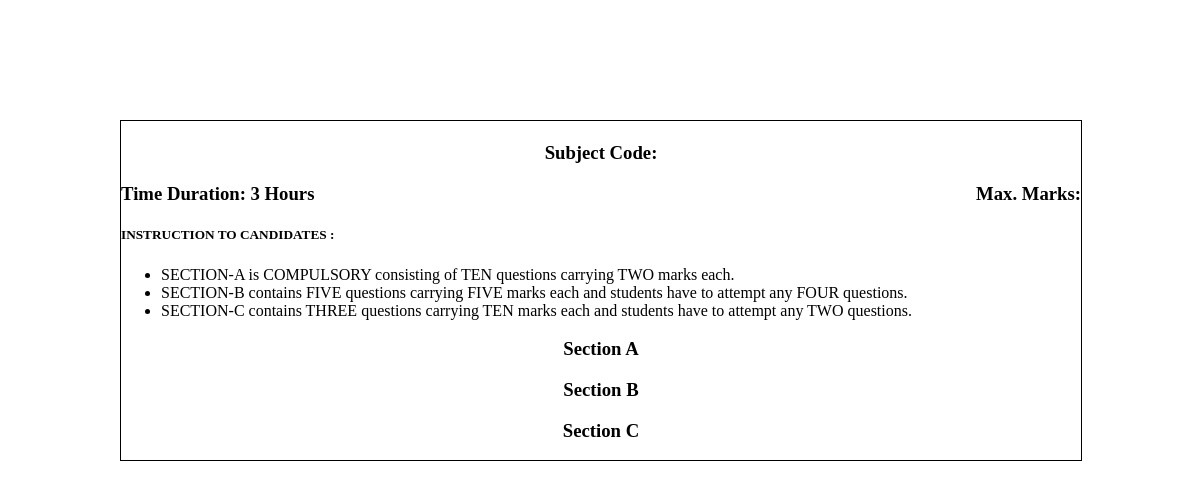
Page /view.php?onairID=UYQb5hIvPd on the earlier database version.
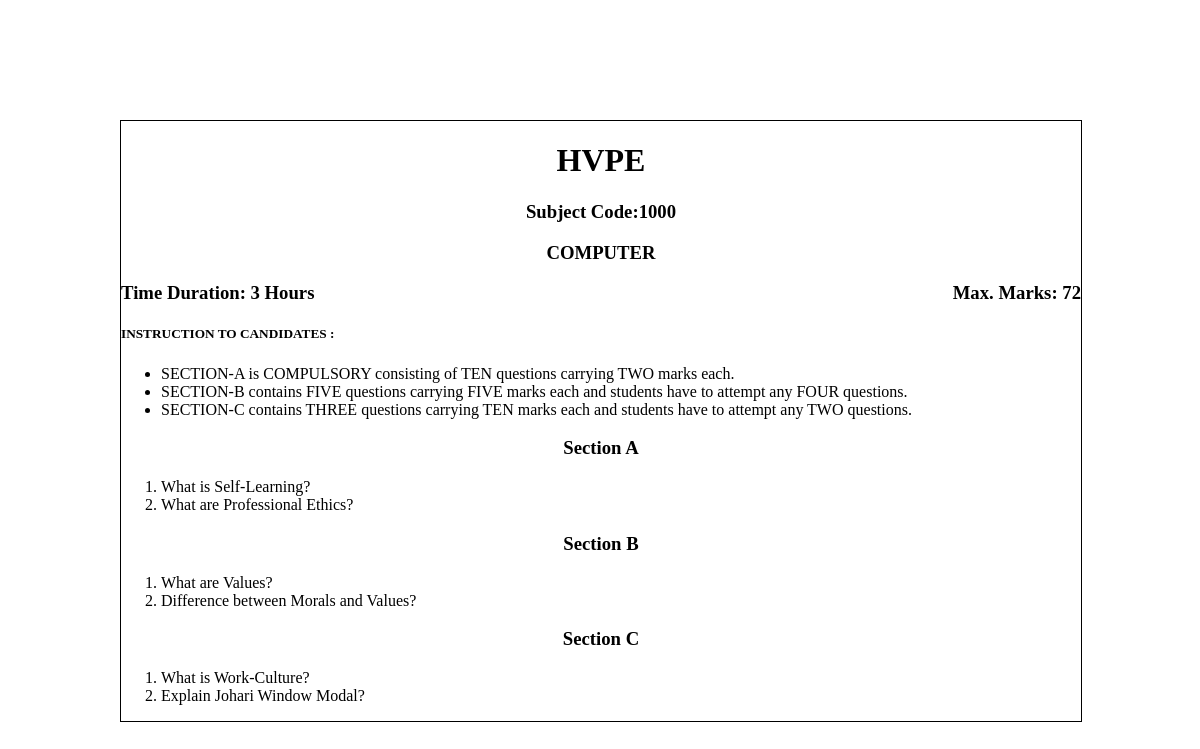
Same page on the later database version.
### tables this page shows
CREATE TABLE `paper` (
  `sno` int(255) NOT NULL,
  `subcode` varchar(9999) NOT NULL,
  `paper_id` text NOT NULL,
  `maxm` int(10) NOT NULL,
  `sem` int(110) NOT NULL,
  `year` int(4) NOT NULL,
  `islive` int(5) NOT NULL
);

CREATE TABLE `subjects` (
  `sno` int(255) NOT NULL,
  `name` varchar(9999) NOT NULL,
  `code` varchar(9999) NOT NULL,
  `sem` int(1) NOT NULL,
  `department` mediumtext NOT NULL
);

CREATE TABLE `questions` (
  `sno` int(255) NOT NULL,
  `paper_id` int(200) NOT NULL,
  `question` longtext NOT NULL,
  `part` varchar(10) NOT NULL,
  `marks` int(10) NOT NULL
);

### config.php (called while the page is built, shortened)
<?php
$conn = mysqli_connect("localhost", "root", "", "hack");
function getData($table, $offset)
{
  global $conn;
  $qry = "SELECT * FROM $table";
  $exe = mysqli_query($conn, $qry);
  $array = array(array());
  $i = 0;
  while ($cont = mysqli_fetch_array($exe)) {
    for ($j = 0; $j <= $offset - 1; $j++) {
      $array[$i][$j] = $cont[$j];
    }
    $i++;
  }
  return $array;
}
$papersAll = getData('paper', 7);
$subjects = getData('subjects', 5);
function getSubjectName($code)
{
  global $subjects;
  foreach ($subjects as $subject) {
    if ($subject[2] == $code) {
      return $subject[1];
    }
  }
}

### view.php (the view, shortened to what this page needs)
<?php
include "config.php";
global $conn;
$qry = "SELECT * FROM onair WHERE url='" . $_GET['onairID'] . "'";
$exe = mysqli_query($conn, $qry);
$onairData = array(array());
$i = 0;
while ($cont = mysqli_fetch_array($exe)) {
    for ($j = 0; $j <= 5; $j++) {
        $onairData[$i][$j] = $cont[$j];
    }
    $i++;
}
$qry = "SELECT * FROM questions WHERE paper_id='" . $onairData[0][1] . "'";
$exe = mysqli_query($conn, $qry);
$questions = array(array());
$i = 0;
while ($cont = mysqli_fetch_array($exe)) {
    for ($j = 0; $j <= 3; $j++) {
        $questions[$i][$j] = $cont[$j];
    }
    $i++;
}
$qry = "SELECT * FROM paper WHERE paper_id='" . $onairData[0][1] . "'";
$exe = mysqli_query($conn, $qry);
$paperData = array(array());
$i = 0;
while ($cont = mysqli_fetch_array($exe)) {
    for ($j = 0; $j <= 5; $j++) {
        $paperData[$i][$j] = $cont[$j];
    }
    $i++;
}
$qry = "SELECT * FROM subjects WHERE code='" . $paperData[0][1] . "'";
$exe = mysqli_query($conn, $qry);
$subjects = array(array());
$i = 0;
while ($cont = mysqli_fetch_array($exe)) {
    for ($j = 0; $j <= 4; $j++) {
        $subjects[$i][$j] = $cont[$j];
    }
    $i++;
}
?>
<div class="paper-parent">
    <h1 class="center"><?php echo getSubjectName($paperData[0][1]) ?></h1>
    <h3 class="center">Subject Code:<?php echo $paperData[0][1] ?></h3>
    <h3 class="center" style="text-transform:uppercase;"><?php echo $subjects[0][4] ?></h3>
    <h3 class="flex-between">
        <span class="left">Time Duration: 3 Hours</span>
        <span class="right">Max. Marks: <?php echo $paperData[0][3] ?></span>
    </h3>
    <h5>INSTRUCTION TO CANDIDATES :</h5>
    <ul>
        <li>SECTION-A is COMPULSORY consisting of TEN questions carrying TWO marks each.</li>
        <li>SECTION-B contains FIVE questions carrying FIVE marks each and students have to attempt any FOUR questions.</li>
        <li>SECTION-C contains THREE questions carrying TEN marks each and students have to attempt any TWO questions.</li>
    </ul>
    <div>
        <h3 class="center">Section A</h3>
        <ol>
            <?php
            foreach ($questions as $question) {
                if ($question[3] == "A") {
                    echo "<li>$question[2]</li>";
                }
            }
            ?>
        </ol>
    </div>
    <div>
        <h3 class="center">Section B</h3>
        <ol>
            <?php
            foreach ($questions as $question) {
                if ($question[3] == "B") {
                    echo "<li>$question[2]</li>";
                }
            }
            ?>
        </ol>
    </div>
    <div>
        <h3 class="center">Section C</h3>
        <ol>
            <?php
            foreach ($questions as $question) {
                if ($question[3] == "C") {
                    echo "<li>$question[2]</li>";
                }
            }
            ?>
        </ol>
    </div>
</div>

### view.php (style rules this page uses)
.paper-parent { border: 1px solid; width: 100%; }
.center { text-align: center; }
.flex-between { display: flex; justify-content: space-between; }

Differences in the rows shown:
added paper: subcode.name "HVPE", subcode "1000", maxm "72"
added subjects: department "COMPUTER"
added questions: question "What is Self-Learning?", shown under "Section A"
added questions: question "What are Professional Ethics?", shown under "Section A"
added questions: question "What are Values?", shown under "Section B"
added questions: question "Difference between Morals and Values?", shown under "Section B"
added questions: question "What is Work-Culture?", shown under "Section C"
added questions: question "Explain Johari Window Modal?", shown under "Section C"
